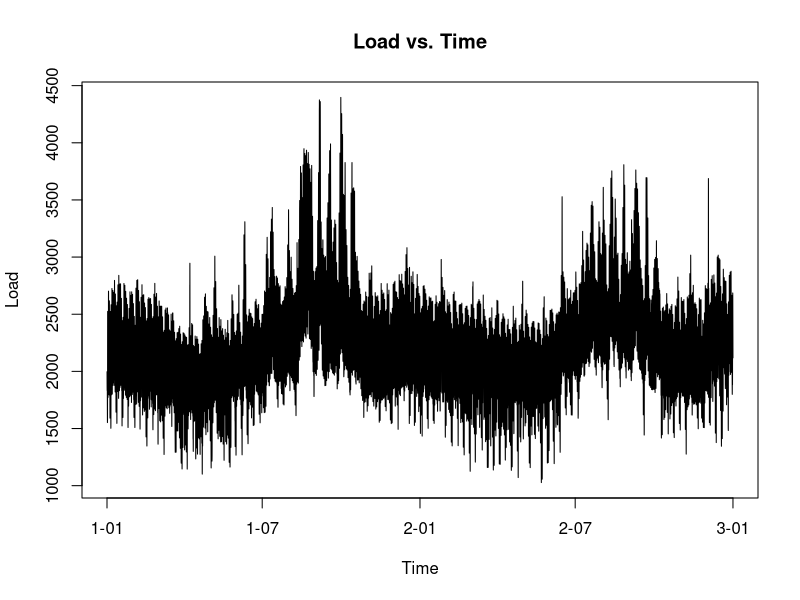
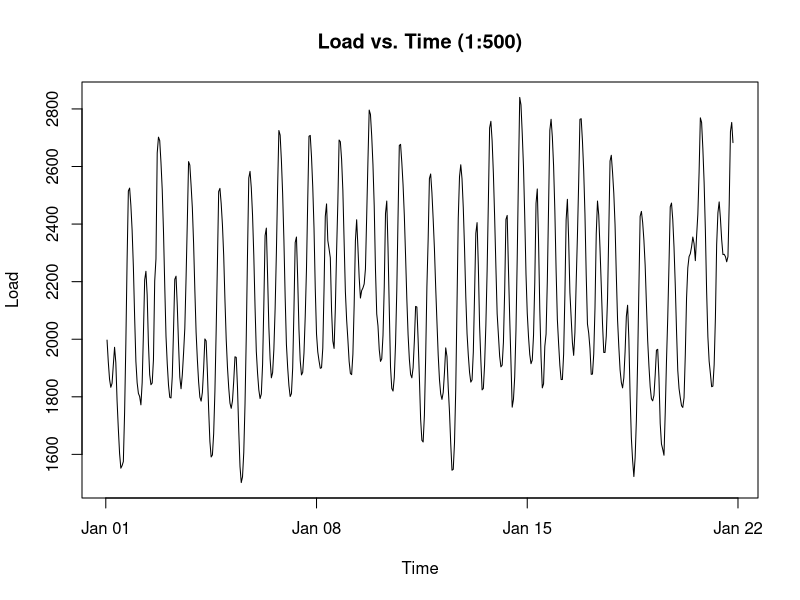
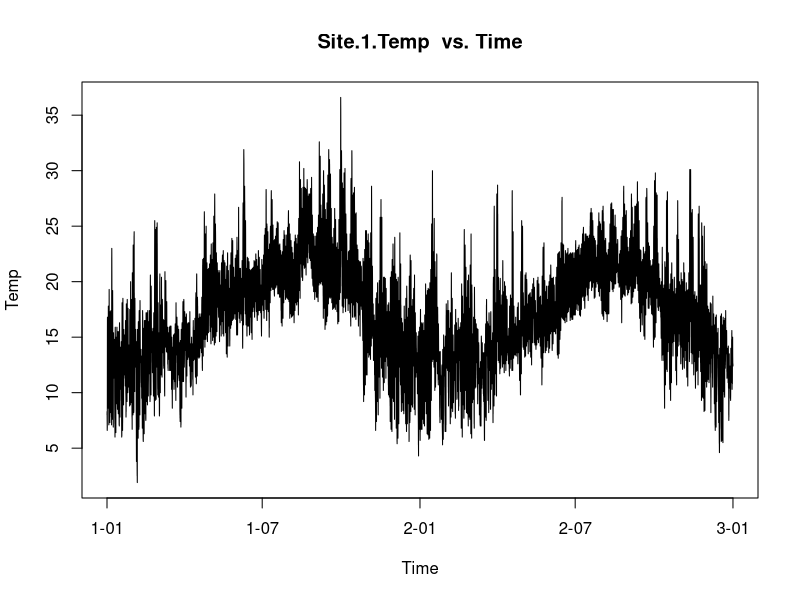
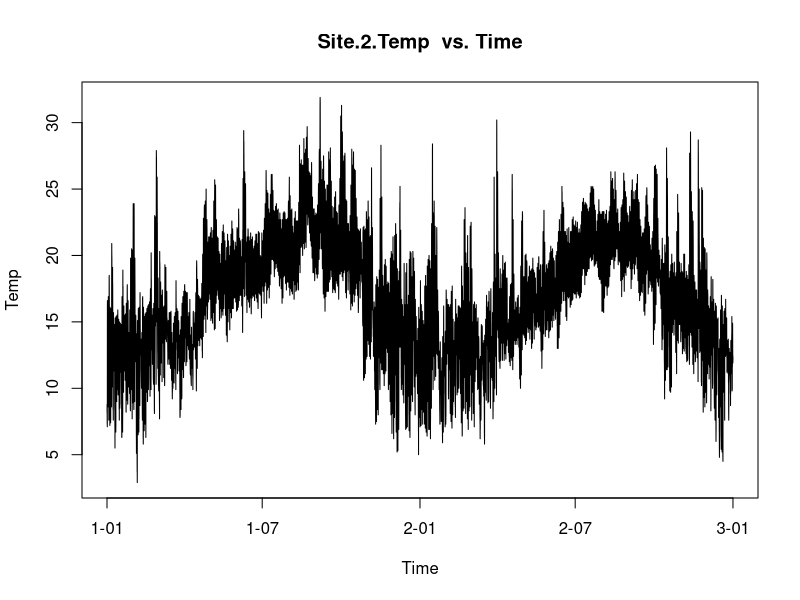
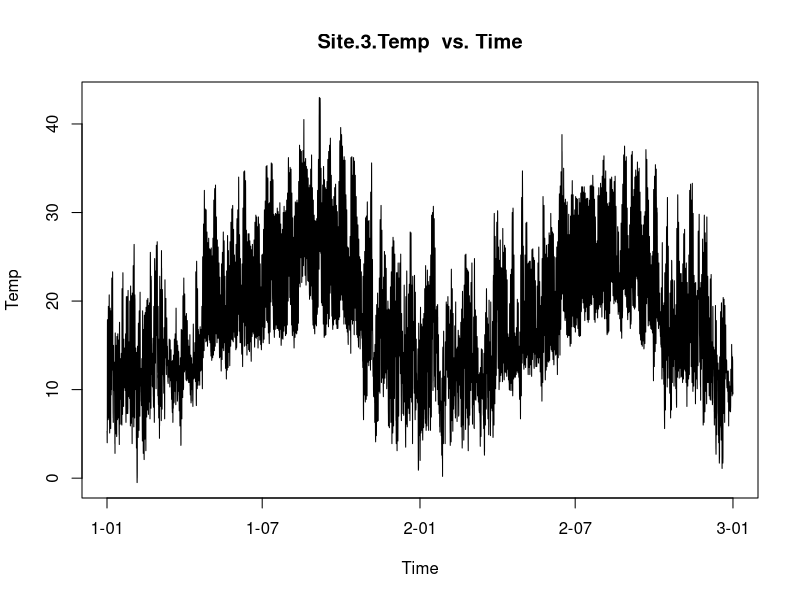
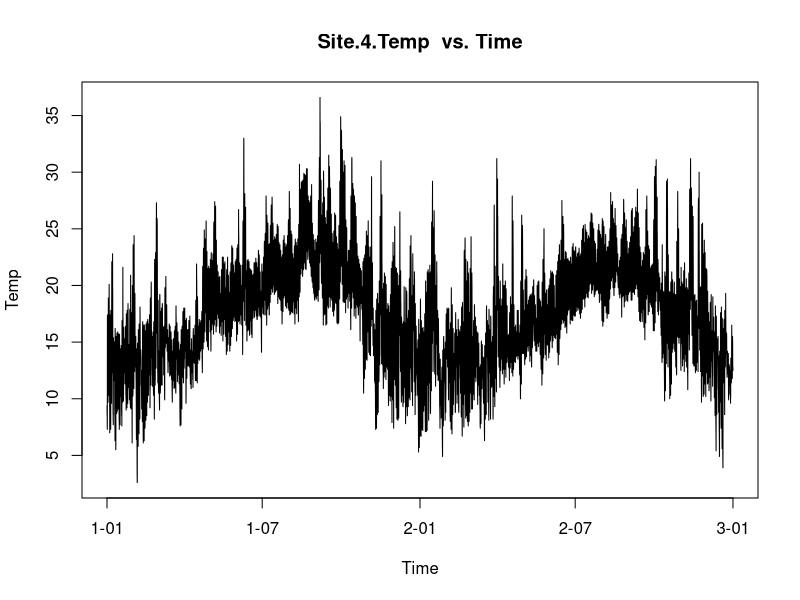
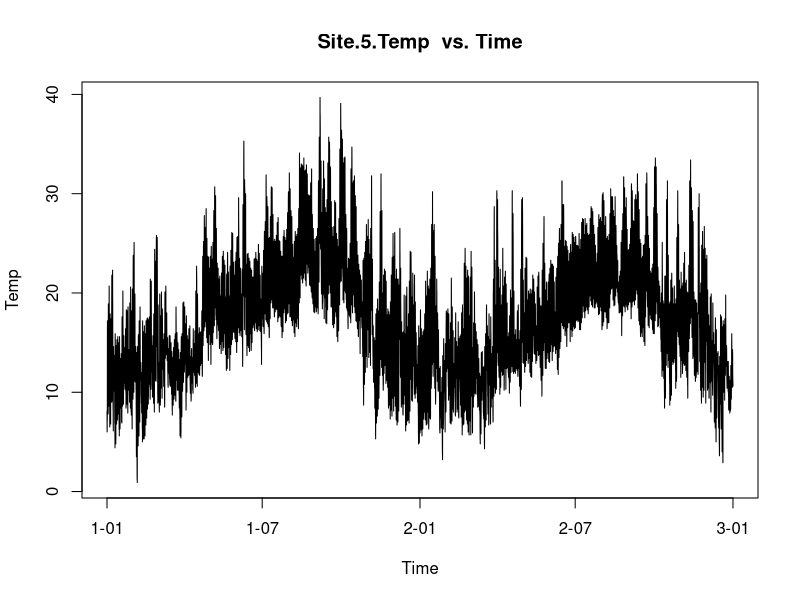
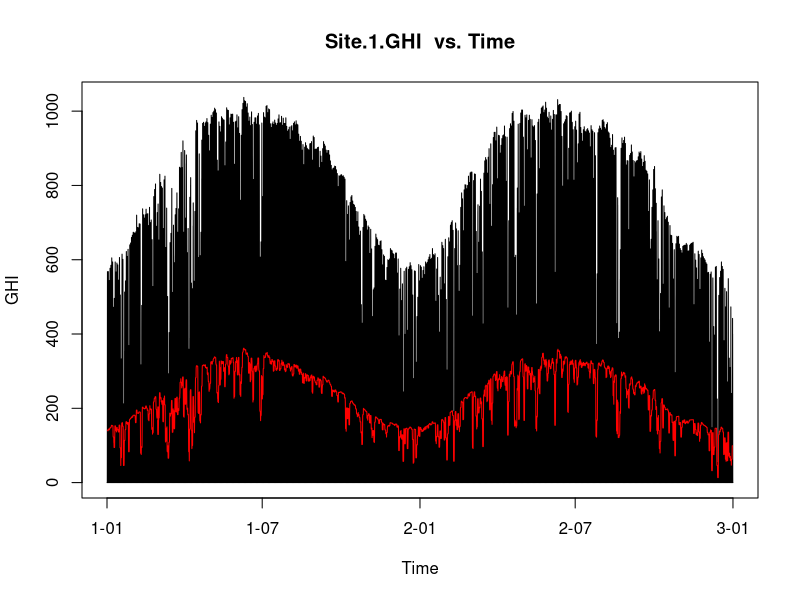

Recreate these plots in R, in order.
## ---- chunk 1
knitr::opts_chunk$set(echo = TRUE)
## ---- chunk 2
library(lubridate)
library(zoo)
## ---- chunk 3
train = read.csv("training.csv", header = T)
train = data.frame(train[1:17545,])
#train
## ---- chunk 4
# create a column of datetime
train$datetime <- make_datetime(train$Year, train$Month, train$Day, train$Hour)
# convert load column to dbl
train$Load = as.numeric(gsub(",", "", train$Load))

head(train)
## ---- chunk 5
# Column Summary
# for (i in 5:ncol(train)) {
#   print(colnames(train)[i])
#   print(typeof(train[,i]))
#   print(summary(na.omit(train[,i])))
#   print(sum(is.na(train[,i])))
# }
## ---- chunk 6
# Load vs. Time
plot(train$datetime, train$Load, type = "l", main = "Load vs. Time", 
     ylab = "Load", xlab = "Time")

plot(train$datetime[1:500], train$Load[1:500], type = "l", 
     main = "Load vs. Time (1:500)", ylab = "Load", xlab = "Time")
## ---- chunk 7
# 5 Temp columns vs. Time
temp_colnames = c("Site.1.Temp", "Site.2.Temp", "Site.3.Temp", 
                  "Site.4.Temp", "Site.5.Temp")
for (colname in temp_colnames) {
  main_suffix = " vs. Time"
  plot(train$datetime,train[,colname], main = paste(colname, main_suffix), 
       type = "l", ylab = "Temp", xlab = "Time")
}
## ---- chunk 8
# 5 GHI columns vs. Time
GHI_colnames = c("Site.1.GHI", "Site.2.GHI", "Site.3.GHI", 
                 "Site.4.GHI", "Site.5.GHI")
for (colname in GHI_colnames) {
  # compute rolling average over 24h window
  ma = rollmean(train[,colname], fill=NA, k = 24)
  
  main_suffix = " vs. Time"
  plot(train$datetime, train[,colname], main = paste(colname, main_suffix), 
       type = "l", ylab = "GHI", xlab = "Time")
  lines(train$datetime, ma, col = "red")
}
## ---- chunk 9
# correlation
plot(train$Site.1.Temp, train$Load, main = "Site.1.Temp vs. Load", 
     ylab = "Load", xlab = "Temp")

plot(train$Site.1.GHI, train$Load, main = "Site.1.GHI vs. Load", 
     ylab = "Load", xlab = "GHI")
plot(rollmean(train$Site.1.GHI, fill=NA, k = 24), train$Load, 
     main = "Site.1.GHI Moving Average vs. Load", ylab = "Load", xlab = "GHI MA")
